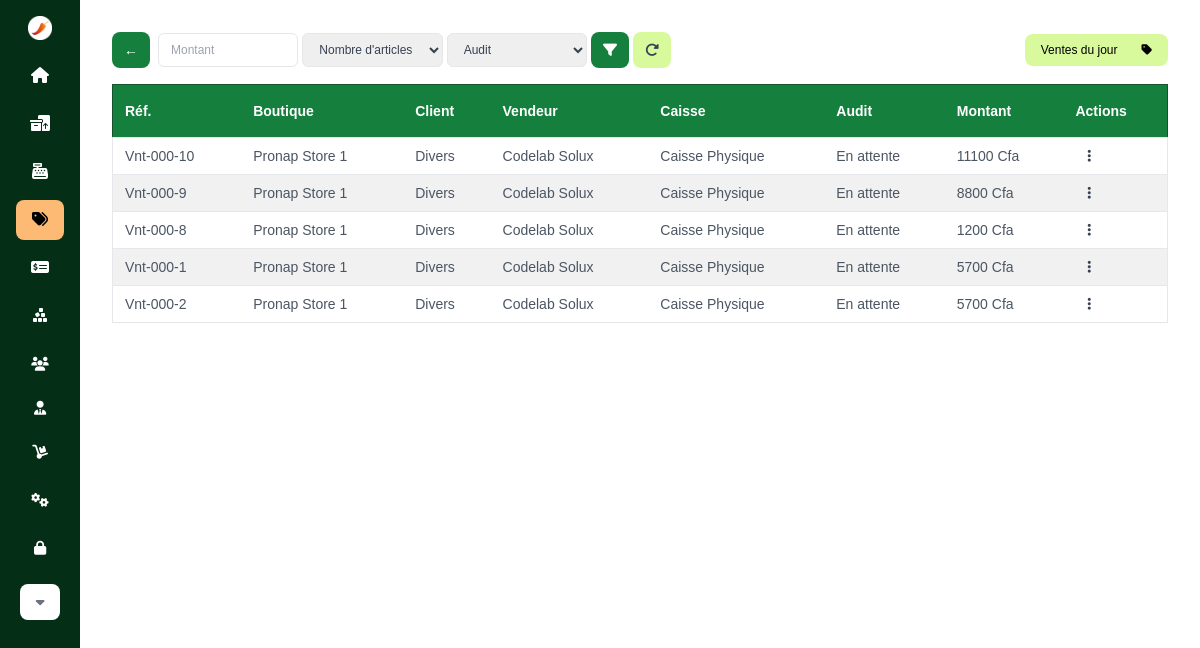
The app's page /sales/ (signed in), older data.
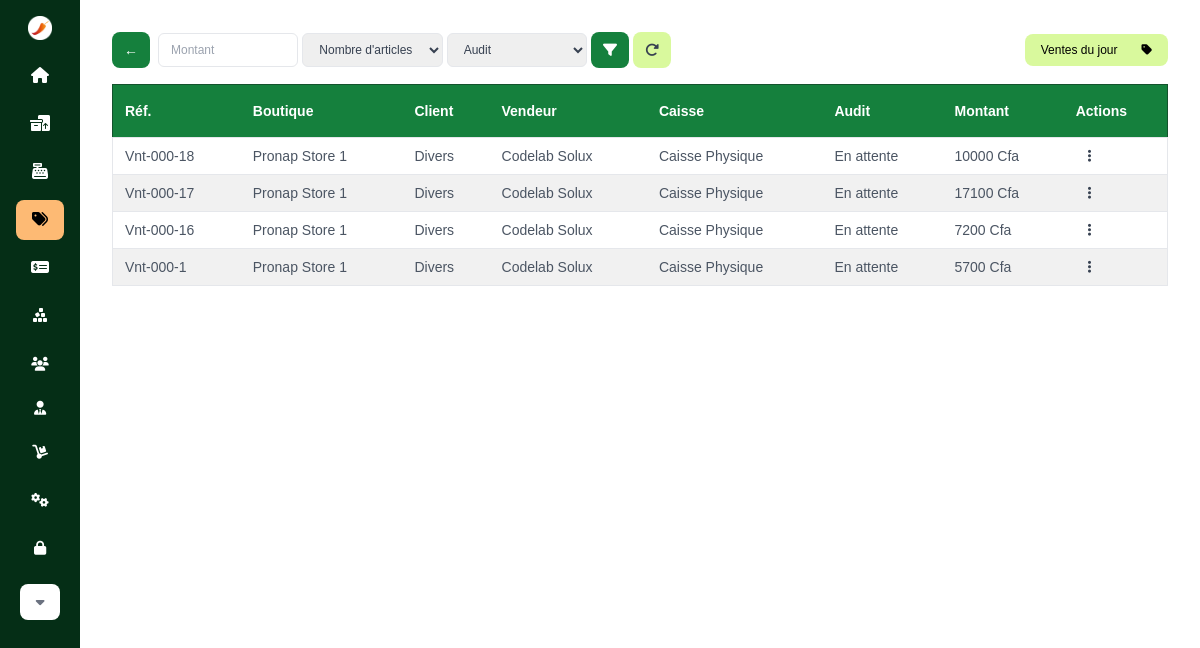
The same page, newer data.
### base/models.py (models this page shows, shortened)
class Sale(models.Model):
    store = models.ForeignKey(Store, default=1, on_delete=models.CASCADE)
    buyer = models.ForeignKey(Client, default=1, on_delete=models.CASCADE)
    seller = models.ForeignKey(CustomUser, on_delete=models.CASCADE)
    product_stocks = models.ManyToManyField(ProductStock, through='SaleItem')
    cashdesk = models.ForeignKey(Cashdesk, default=1, blank=True, null=True, on_delete=models.SET_NULL)
    audit = models.CharField(
        max_length=50, choices=audit_statuses, default='pending')
    items = models.IntegerField(default=0)
    total = models.IntegerField(default=0)
    discount = models.IntegerField(default='0', blank=True, null=True)
    observation = models.CharField(max_length=500, blank=True, null=True)
    timestamp = models.DateTimeField(auto_now=True)

class Store(models.Model):
    store_type = models.CharField(max_length=50, choices=store_types)
    manager = models.ForeignKey(
        CustomUser, blank=True, null=True, on_delete=models.SET_NULL, related_name='store_manager')
    workers = models.ManyToManyField(
        CustomUser, blank=True, related_name='store_workers')
    name = models.CharField(max_length=255, default='', null=True, blank=True)
    address = models.CharField(max_length=255, default='',)
    city = models.CharField(max_length=255, default='',)
    country = models.CharField(max_length=255, default='',)
    phone = models.CharField(max_length=255, default='',)
    description = models.CharField(max_length=500, blank=True, null=True)
    image = models.ImageField(upload_to='store/', blank=True, null=True)
    is_active = models.BooleanField(default=False)
    is_open = models.BooleanField(default=False)
    opening_time = models.TimeField(blank=True, null=True)
    closing_time = models.TimeField(blank=True, null=True)
    opening_date = models.DateField(null=True, blank=True)

class Client(models.Model):
    name = models.CharField(
        max_length=255, default='', null=True, blank=True)
    entity_type = models.CharField(max_length=50, choices=entity_types, default='company')
    sex = models.CharField(max_length=50, default='neutral', choices=sexes)
    email = models.EmailField(max_length=255, blank=True, null=True)
    phone = models.CharField(max_length=255, default='', blank=True, null=True)
    address = models.CharField( max_length=255, default='', blank=True, null=True)
    timestamp = models.DateTimeField(auto_now=True)

class Cashdesk(models.Model):
    store = models.ForeignKey(Store, default=1, on_delete=models.CASCADE)
    cashdesk_type = models.CharField(max_length=50, choices=cashdesk_types)
    name = models.CharField(max_length=500)
    phone = models.CharField(max_length=500, blank=True, null=True)
    acc_number = models.CharField(max_length=500, blank=True, null=True)
    debits = models.IntegerField(default='0', blank=True, null=True)
    credits = models.IntegerField(default='0', blank=True, null=True)

### accounts/models.py (models this page shows, shortened)
class CustomUser(AbstractBaseUser, PermissionsMixin):
    email = models.EmailField(db_index=True, unique=True, max_length=255)
    username = models.CharField(
        max_length=255, unique=True, blank=True, null=True)
    first_name = models.CharField(max_length=255)
    last_name = models.CharField(max_length=255)
    phone = models.CharField(max_length=100, unique=True, blank=True, null=True)
    role = models.ForeignKey(
        Role, on_delete=models.CASCADE, blank=True, null=True,)
    is_active = models.BooleanField(default=True)
    is_staff = models.BooleanField(default=False)
    is_superuser = models.BooleanField(default=False)
    objects = CustomUserManager()
    USERNAME_FIELD = 'email'
    REQUIRED_FIELDS = []
    def get_full_name(self):
        return f' {self.last_name} {self.first_name}'

### base/views.py (the view)
# urls.py: path('sales/', sales, name='sales'),
@login_required(login_url='login')
def sales(req):
    user = req.user
    if not user.is_staff:
        messages.info(req, "Access denied!!!")
        return redirect('home')
    cashdesks = Cashdesk.objects.all()
    buyers = Client.objects.all()
    sellers = CustomUser.objects.all()
    product_stocks = ProductStock.objects.all()
    sales = Sale.objects.all().order_by('-timestamp')
    objects = paginate_objects(req, sales)
    context = {
        "sales": "active",
        'title': 'Ventes',
        'objects': objects,
    }
    return render(req, 'base/sales.html', context)

### base/context_processors.py (called while the page is built)
def cart(request):
    return {'cart': Cart(request)}

### utils.py (called while the page is built)
def h_encode(id):
    return hashids.encode(id)

def paginate_objects(req, obj_list, obj_count=12):
    p = Paginator(obj_list, obj_count)
    page = req.GET.get('page')
    objects = p.get_page(page)
    return objects

    def to_url(self, value):
        return h_encode(value)

### base/templates/base/sales.html (shortened to what this page needs)
{% extends 'main.html' %} {% load static %} {% block content %}
<div class="w-full max-w-7xl mx-auto flex flex-col gap-4">
  <div class="flex justify-between items-center text-sm">
    <div class="flex justify-between items-center gap-2">
      <a
        id="back-button"
        class="inline-block px-3 py-2 text-white bg-green-700 hover:bg-green-900 rounded-lg transition-all duration-300"
        href="#"
        >&larr;
      </a>
      <form
        action="{% url 'sales' %}"
        method="get"
        class="w-full flex justify-between items-center gap-1"
      >
        <section class="w-full flex justify-between items-center gap-1 text-xs">
          <input
            placeholder="Montant"
            name="total"
            type="text"
            class="px-3 py-2 rounded-md border focus:bg-gray-100 focus:outline-none focus:ring-1 focus:ring-lime-400 w-full cursor-pointer"
          />
          <select
            name="items"
            class="px-3 py-2 rounded-md border focus:bg-gray-100 focus:outline-none focus:ring-1 focus:ring-lime-400 w-full cursor-pointer"
          >
            <option value="" selected disabled>Nombre d'articles</option>
          </select>
          <select
            name="status"
            class="px-3 py-2 rounded-md border focus:bg-gray-100 focus:outline-none focus:ring-1 focus:ring-lime-400 w-full cursor-pointer"
          >
            <option value="" selected="true" disabled="disabled">Audit</option>
          </select>
        </section>
        <button
          class="px-3 py-2 bg-green-700 hover:bg-green-900 text-white rounded-lg transition duration-200 ease-in"
          type="submit"
        >
          <i class="fa-solid fa-filter"></i>
        </button>
        <button
          class="px-3 py-2 bg-lime-200 hover:bg-lime-400 hover:text-black rounded-lg transition duration-200 ease-in"
          hx-on:click="clearForm('filter')"
          type="submit"
        >
          <i class="fa-solid fa-rotate-right"></i>
        </button>
      </form>
    </div>
    <a
      href="{% url 'sales' %}"
      class="bg-lime-200 hover:bg-lime-300 rounded-lg py-2 px-4 text-xs text-black flex items-center gap-4 group"
    >
      Ventes du jour
      <i class="fa-solid fa-tag ml-2"></i>
    </a>
  </div>
  {% if not objects %}
  <div
    class="h-full flex flex-col items-center justify-center gap-2 my-20 mx-auto"
  >
    <i class="fa-solid fa-tags text-green-700 text-9xl"></i>
    <span>Aucune ventes trouvé</span>
  </div>
  {% else %}
    <table class="w-full text-left db-table rounded-xl">
      <thead class="bg-green-700 border border-green-900 text-white">
        <tr>
          <th class="px-3 py-4 text-sm">Réf.</th>
          <th class="px-3 py-4 text-sm">Boutique</th>
          <th class="px-3 py-4 text-sm">Client</th>
          <th class="px-3 py-4 text-sm">Vendeur</th>
          <th class="px-3 py-4 text-sm">Caisse</th>
          <th class="px-3 py-4 text-sm">Audit</th>
          <th class="px-3 py-4 text-sm">Montant</th>
          <th class="px-3 py-4 text-sm">Actions</th>
        </tr>
      </thead>
      <tbody class="border">
        {% for obj in objects %}
        <tr
          class="text-gray-600 border text-sm hover:bg-white hover:text-black transition-all duration-50"
        >
          <td class="px-3 py-1">Vnt-000-{{obj.id}}</td>
          <td class="px-3 py-1">{{obj.store.name}}</td>
          <td class="px-3 py-1">{{obj.buyer.name}}</td>
          <td class="px-3 py-1">{{obj.seller.get_full_name}}</td>
          <td class="px-3 py-1">{{obj.cashdesk.name}}</td>
          <td class="px-3 py-1">{{obj.get_audit_display}}</td>
          <td class="px-3 py-1">{{obj.total}} Cfa</td>
          <td class="px-3 py-1 relative">
            <div
              class="w-fit flex gap-3 justify-end items-end text-end text-gray-700"
            >
              <button
                type="button"
                class="hover:bg-white hover:text-green-500 px-3 py-1 rounded-full"
                name="sentry"
                onclick="toggleMenu(this,'menu_{{obj.id}}')"
              >
                <i class="fa-sharp fa-solid fa-ellipsis-vertical"></i>
              </button>
            </div>
          </td>
        </tr>
        {% endfor %}
      </tbody>
    </table>
  {% endif %}
</div>
{% endblock %}

### templates/main.html (shortened to what this page needs)
{% load static %}
<!DOCTYPE html>
<html lang="en">
  <head>
    <script src="https://cdn.tailwindcss.com"></script>
    <link href="{% static 'styles.css' %}" rel="stylesheet" />
  </head>
  <body
    hx-boost="true"
    hx-headers='{"X-CSRFToken" : "{{ csrf_token }}"}'
    class="flex flex-row bg-white text-gray-700 max-w-full mx-auto"
  >
    {% include 'sidebar.html' %}
    <div
      class="w-full ml-[60px] md:ml-[80px] xl:ml-[300px] min-h-screen overflow-auto"
    >
      <div
        class="relative p-4 md:p-6 lg:p-8 w-full max-w-[1350px] mx-auto min-h-screen flex flex-col"
      >
        <section id="dashbase">{% block content %} {% endblock %}</section>
      </div>
    </div>
  </body>
</html>

### templates/sidebar.html (shortened to what this page needs)
{% load static %}
<div
  class="bg-green-950 text-white w-[60px] md:w-20 p-2 md:p-4 xl:w-[300px] min-h-screen fixed overflow-y-auto"
>
  <a class="mb-4 flex items-center" href="{% url 'home' %}" hx-boost="false">
    <img
      class="h-6 xl:h-10 mx-auto xl:mx-0 xl:mr-2"
      src="{% static 'imgs/icon-w.png' %}"
      alt="logo"
    />
  </a>
  <ul
    class="h-[calc(100vh-70px)] w-full flex flex-col gap-2 mx-auto items-center xl:items-start overflow-y-auto"
  >
    <a
      class="px-1 xl:px-3 py-2 text-center xl:text-left rounded-lg hover:bg-white hover:text-black transition ease-in duration-200 w-full {{home}}"
      href="{% url 'home' %}"
    >
      <i class="fa-solid fa-home xl:mr-2"></i>
    </a>
    <a
      class="px-1 xl:px-3 py-2 text-center xl:text-left rounded-lg hover:bg-white hover:text-black transition ease-in duration-200 w-full {{products}}"
      href="{% url 'products' %}"
    >
      <i class="fa-solid fa-boxes-packing xl:mr-2"></i>
    </a>
    <a
      class="px-1 xl:px-3 py-2 text-center xl:text-left rounded-lg hover:bg-white hover:text-black transition ease-in duration-200 w-full {{sale_point}}"
      href="{% url 'sale_point' %}"
    >
      <i class="fa-sharp fa-solid fa-cash-register xl:mr-2"></i>
    </a>
    <a
      class="px-1 xl:px-3 py-2 text-center xl:text-left rounded-lg hover:bg-white hover:text-black transition ease-in duration-200 w-full {{sales}}"
      href="{% url 'sales' %}"
    >
      <i class="fa-solid fa-tags xl:mr-2"></i>
    </a>
    <a
      class="px-1 xl:px-3 py-2 text-center xl:text-left rounded-lg hover:bg-white hover:text-black transition ease-in duration-200 w-full {{purchases}}"
      href="{% url 'purchases' %}"
    >
      <i class="fa-solid fa-money-check-dollar xl:mr-2"></i>
    </a>
    <a
      class="px-1 xl:px-3 py-2 text-center xl:text-left rounded-lg hover:bg-white hover:text-black transition ease-in duration-200 w-full {{stock}}"
      href="{% url 'stock' %}"
    >
      <i class="fa-solid fa-cubes-stacked xl:mr-2"></i>
    </a>
    <div class="hidde flex flex-col gap-1 w-full">
      <a
        class="px-1 xl:px-3 py-2 text-center xl:text-left rounded-lg hover:bg-white hover:text-black transition ease-in duration-200 w-full {{clients}}"
        href="{% url 'clients' %}"
      >
        <i class="fa-solid fa-users xl:mr-2 text-sm"></i>
      </a>
      {% if user.role.sec_level > 2 %}
      <a
        class="px-1 xl:px-3 py-2 text-center xl:text-left rounded-lg hover:bg-white hover:text-black transition ease-in duration-200 w-full {{staff}}"
        href="{% url 'staff' %}"
      >
        <i class="fa-solid fa-user-tie xl:mr-2 text-sm"></i>
      </a>
      <a
        class="px-1 xl:px-3 py-2 text-center xl:text-left rounded-lg hover:bg-white hover:text-black transition ease-in duration-200 w-full {{suppliers}}"
        href="{% url 'suppliers' %}"
      >
        <i class="fa-solid fa-dolly xl:mr-2 text-sm"></i>
      </a>
      {% endif %}
    </div>
    <a
      class="px-1 xl:px-3 py-2 text-center xl:text-left rounded-lg hover:bg-white hover:text-black transition ease-in duration-200 w-full {{parameters}}"
      href="{% url 'parameters' %}"
    >
      <i class="fa-solid fa-gears xl:mr-2 text-sm"></i>
    </a>
    {% if user.is_superuser %}
    <a
      target="_blank"
      class="px-1 xl:px-3 py-2 text-center xl:text-left rounded-lg hover:bg-teal-950 hover:text-white transition ease-in duration-200 w-full"
      href="{% url 'admin:index' %}"
      ><i class="fa-solid fa-lock xl:mr-2 text-sm"></i>
    </a>
    {% endif %}
    <div
      class="w-full px-1 py-2 xl:p-2 flex flex-col xl:flex-row items-center gap-1 xl:gap-2 mb-2 xl:bg-white sm:text-sm xl:text-md rounded-lg cursor-pointer"
    >
      <div class="relative">
        <button
          type="button"
          class="bg-white hover:bg-orange-200 text-gray-500 hover:text-black px-4 py-2 rounded-lg"
          name="dropdownBtn"
          id="dropdownBtn"
          aria-expanded="false"
          aria-haspopup="true"
          onclick="toggleDropdown(this)"
        >
          <i class="fa-sharp fa-solid fa-caret-down"></i>
        </button>
      </div>
    </div>
  </ul>
</div>

### templates/modal.html (shortened to what this page needs)
{% load static %}

### static/styles.css (style rules this page uses)
ul { list-style: none; }
.db-table { border-collapse: collapse; }
.db-table tbody tr:nth-of-type(even) { background-color: #f1f1f1; }
.active { background: #FDBA74; color: black; }

### templates/main.html (style rules this page uses)
body { font-family: "Saira", sans-serif; }

Row changes from the older to the newer data that the page shows:
removed Sale: id "10", store.name "Pronap Store 1", buyer.name "Divers", seller.get_full_name "Codelab Solux", cashdesk.name "Caisse Physique", audit "En attente", total "11100"
removed Sale: id "9", store.name "Pronap Store 1", buyer.name "Divers", seller.get_full_name "Codelab Solux", cashdesk.name "Caisse Physique", audit "En attente", total "8800"
removed Sale: id "8", store.name "Pronap Store 1", buyer.name "Divers", seller.get_full_name "Codelab Solux", cashdesk.name "Caisse Physique", audit "En attente", total "1200"
removed Sale: id "2", store.name "Pronap Store 1", buyer.name "Divers", seller.get_full_name "Codelab Solux", cashdesk.name "Caisse Physique", audit "En attente", total "5700"
added Sale: id "18", store.name "Pronap Store 1", buyer.name "Divers", seller.get_full_name "Codelab Solux", cashdesk.name "Caisse Physique", audit "En attente", total "10000"
added Sale: id "17", store.name "Pronap Store 1", buyer.name "Divers", seller.get_full_name "Codelab Solux", cashdesk.name "Caisse Physique", audit "En attente", total "17100"
added Sale: id "16", store.name "Pronap Store 1", buyer.name "Divers", seller.get_full_name "Codelab Solux", cashdesk.name "Caisse Physique", audit "En attente", total "7200"
